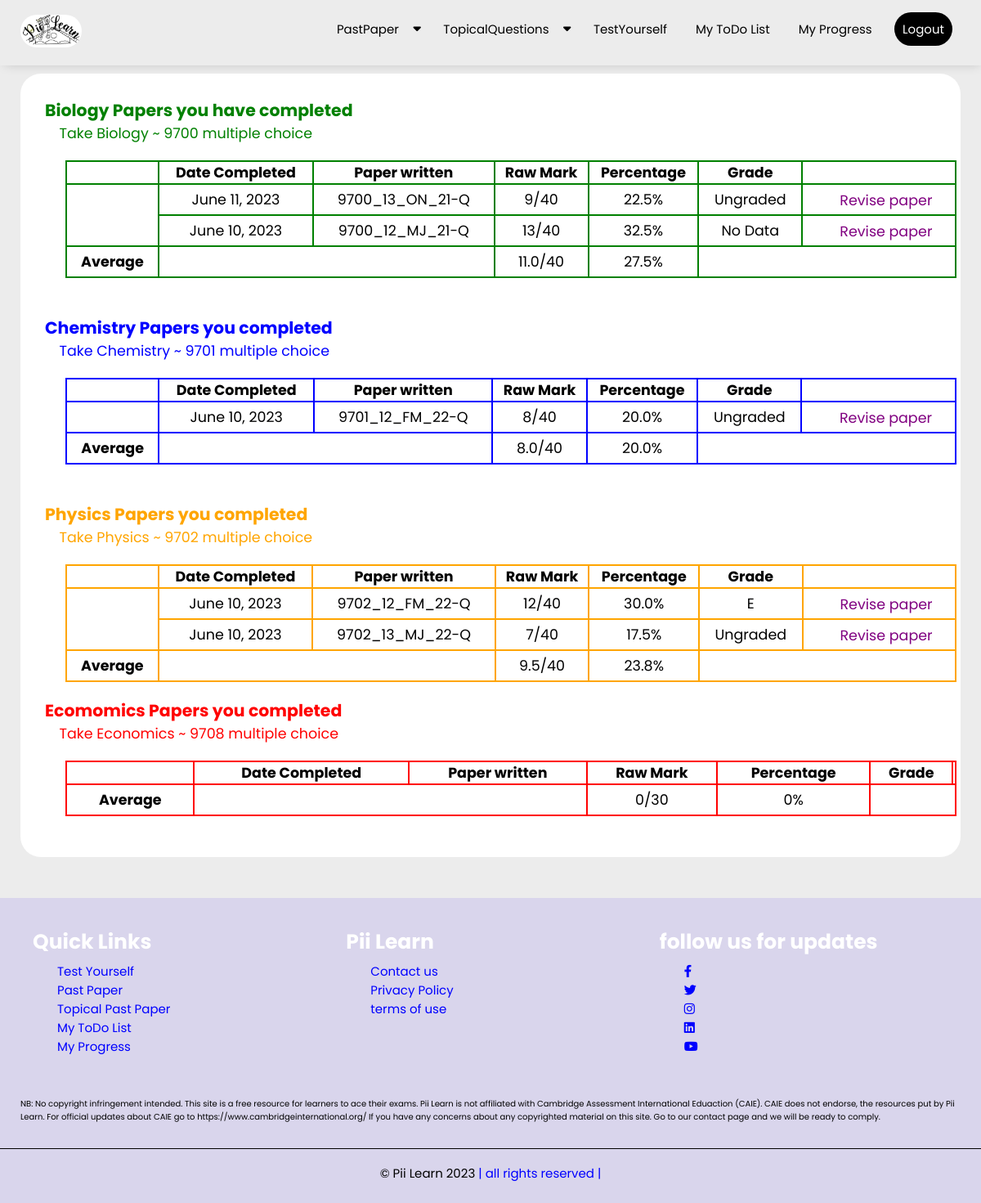
The app's page /my_progress/ (signed in), older data.
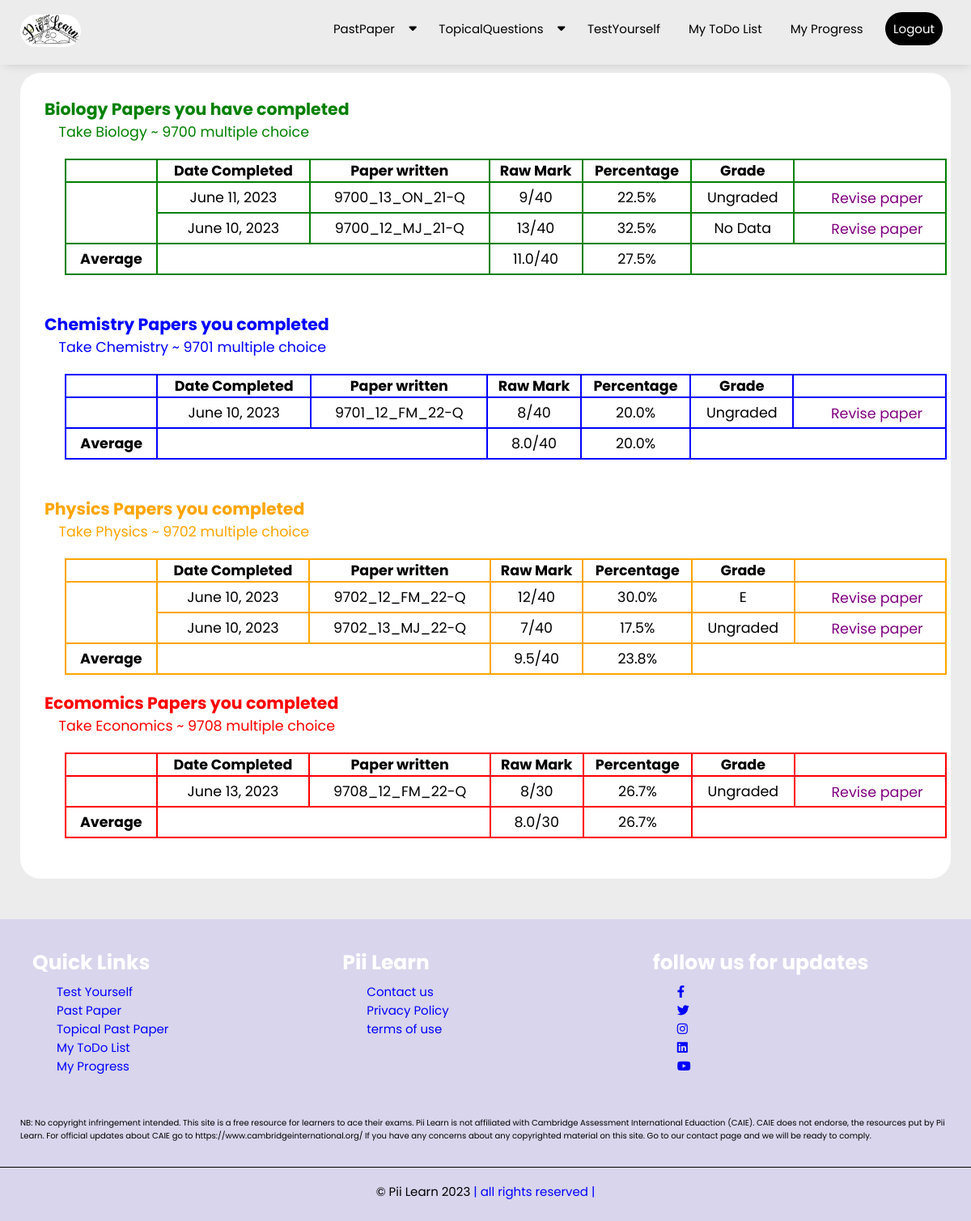
The same page, newer data.
### examsolution/models.py (models this page shows, shortened)
class UserProgressRecord(models.Model):
    user = models.ForeignKey(User,on_delete=models.CASCADE)
    subject_of_paper_written = models.CharField(max_length=200,null=True,blank=True)
    paper_written = models.CharField(max_length=200)
    raw_mark = models.IntegerField(null=True, blank=True)
    percentage = models.CharField(max_length=50,null=True, blank=True)
    letter_grade = models.CharField(max_length=1,null=True, blank=True)
    hours_taken = models.IntegerField(null=True, blank=True)
    minutes_taken = models.IntegerField(null=True, blank=True)
    questions_failed = models.CharField(max_length=2000,null=True, blank=True)
    date_completed = models.DateTimeField(auto_now_add=True)
    subject_of_paper_written = models.CharField(max_length=200,null=True,blank=True)
    user_answer_input = models.CharField(max_length=2000,null=True,blank=True)
    class Meta:
        ordering = ['-date_completed']

### examsolution/views.py (the view)
# urls.py: path('my_progress/', UserProgressList.as_view(),name='my_progress'),
class UserProgressList(LoginRequiredMixin,ListView):
    model = UserProgressRecord
    context_object_name = 'user_past_paper_taken_list'
    template_name ='examsolution/userprogress_list.html'
    def get_context_data(self,**kwargs):
        context = super().get_context_data(**kwargs)
        website_logo = website_pics.objects.get(id=1)
        context['website_logo'] = website_logo
        context['user_past_paper_taken_list'] = context['user_past_paper_taken_list'].filter(user=self.request.user)
        context['bio_user_past_paper_taken_list'] = context['user_past_paper_taken_list'].filter(subject_of_paper_written='Biology ~ 9700')
        context['chem_user_past_paper_taken_list'] = context['user_past_paper_taken_list'].filter(subject_of_paper_written='Chemistry ~ 9701')
        context['phy_user_past_paper_taken_list'] = context['user_past_paper_taken_list'].filter(subject_of_paper_written='Physics ~ 9702')
        context['econ_user_past_paper_taken_list'] = context['user_past_paper_taken_list'].filter(subject_of_paper_written='Economics ~ 9708')
        count = 0
        bio_perce_total = 0
        bio_raw_total = 0
        bio_perce_average = 0
        bio_raw_average = 0
        if context['bio_user_past_paper_taken_list']:
            for each_test in context['bio_user_past_paper_taken_list']:
                count = count + 1
                bio_raw_total = int(each_test.raw_mark) + bio_raw_total
                bio_perce_total = float(each_test.percentage) + bio_perce_total
            bio_perce_average = round(bio_perce_total/count,1)
            bio_raw_average = round(bio_raw_total/count,1)
        count = 0
        chem_perce_total = 0
        chem_raw_total = 0
        chem_perce_average = 0
        chem_raw_average = 0
        if context['chem_user_past_paper_taken_list']:
            for each_test in context['chem_user_past_paper_taken_list']:
                count = count + 1
                chem_raw_total = int(each_test.raw_mark) + chem_raw_total
                chem_perce_total = float(each_test.percentage) + chem_perce_total
            chem_perce_average = round(chem_perce_total/count,1)
            chem_raw_average = round(chem_raw_total/count,1)
        count = 0
        phys_perce_total = 0
        phys_raw_total = 0
        phys_perce_average = 0
        phsy_raw_average = 0
        if context['phy_user_past_paper_taken_list']:
            for each_test in context['phy_user_past_paper_taken_list']:
                count = count + 1
                phys_raw_total = int(each_test.raw_mark) + phys_raw_total
                phys_perce_total = float(each_test.percentage) + phys_perce_total
            phys_perce_average = round(phys_perce_total/count,1)
            phsy_raw_average = round(phys_raw_total/count,1)
        count = 0
        econ_perce_total = 0
        econ_raw_total = 0
        econ_perce_average = 0
        econ_raw_average = 0
        if context['econ_user_past_paper_taken_list']:
            for each_test in context['econ_user_past_paper_taken_list']:
                count = count + 1
                econ_raw_total = int(each_test.raw_mark) + econ_raw_total
                econ_perce_total = float(each_test.percentage) + econ_perce_total
            econ_perce_average = round(econ_perce_total/count,1)
            econ_raw_average = round(econ_raw_total/count,1)
        context['bio_perce_average'] = bio_perce_average
        context['bio_raw_average'] = bio_raw_average
        context['chem_perce_average'] = chem_perce_average
        context['chem_raw_average'] = chem_raw_average
        context['phys_perce_average'] = phys_perce_average
        context['phsy_raw_average'] = phsy_raw_average
        context['econ_perce_average'] = econ_perce_average
        context['econ_raw_average'] = econ_raw_average
        return context

### examsolution/templates/examsolution/userprogress_list.html (shortened to what the changed rows need)
{% extends 'examsolution/base.html' %}
{% load static %}
{% block content %}
<section class="user_progress_tables">
    <div>
        <br>
        {% if bio_user_past_paper_taken_list %}
            <table class="bio_table">
                    <tr>
                        <th></th>
                        <th>Date Completed</th>
                        <th>Paper written</th>
                        <th>Raw Mark</th>
                        <th class="dont_show_scr_small">Percentage</th>
                        <th class="dont_show_scr_small">Grade</th>
                        <th></th>
                    </tr>
                {% for mcq_taken in bio_user_past_paper_taken_list %}
                    <tr>
                        <td></td>
                        <td class="bio_table_td"> {{mcq_taken.date_completed.date}} </td>
                        <td class="bio_table_td"> {{mcq_taken.paper_written}} </td>
                        <td class="bio_table_td"> {{mcq_taken.raw_mark}}/40</td>
                        <td class="bio_table_td" class="dont_show_scr_small"> {{mcq_taken.percentage}}%</td>
                        <td class="bio_table_td" class="dont_show_scr_small"> {% if mcq_taken.letter_grade %} {{mcq_taken.letter_grade}} {% else %}No Data{% endif %}</td>
                        <td class="bio_table_td"><a href="{% url 'examsolution:full_revision_of_written_paper' mcq_taken.paper_written %}">Revise paper</a></td>
                    </tr>
                {% endfor %}
            </table>
        {% else %}
            <p>You haven't completed <strong>Biology ~ 9700</strong> multiple choice past paper on this site</p>
        {% endif %}
    </div>
    <br>
    <div>
        <br>
        {% if chem_user_past_paper_taken_list %}
            <table class="chem_table">
                    <tr>
                        <th></th>
                        <th>Date Completed</th>
                        <th>Paper written</th>
                        <th>Raw Mark</th>
                        <th class="dont_show_scr_small">Percentage</th>
                        <th class="dont_show_scr_small">Grade</th>
                        <th></th>
                    </tr>
                {% for mcq_taken in chem_user_past_paper_taken_list %}
                    <tr>
                        <td></td>
                        <td class="chem_table_td"> {{mcq_taken.date_completed.date}} </td>
                        <td class="chem_table_td"> {{mcq_taken.paper_written}} </td>
                        <td class="chem_table_td"> {{mcq_taken.raw_mark}}/40</td>
                        <td class="chem_table_td" class="dont_show_scr_small"> {{mcq_taken.percentage}}%</td>
                        <td class="chem_table_td" class="dont_show_scr_small"> {% if mcq_taken.letter_grade %} {{mcq_taken.letter_grade}} {% else %}No Data{% endif %}</td>
                        <td class="chem_table_td"><a href="{% url 'examsolution:full_revision_of_written_paper' mcq_taken.paper_written %}">Revise paper</a></td>
                    </tr>
                {% endfor %}
            </table>
        {% else %}
            <p>You haven't completed <strong>Chemistry ~ 9701</strong> multiple choice past paper on this site</p>
        {% endif %}
    </div>
    <br>
    <div>
        <br>
        {% if phy_user_past_paper_taken_list %}
            <table class="phys_table">
                    <tr>
                        <th></th>
                        <th>Date Completed</th>
                        <th>Paper written</th>
                        <th>Raw Mark</th>
                        <th class="dont_show_scr_small">Percentage</th>
                        <th class="dont_show_scr_small">Grade</th>
                        <th></th>
                    </tr>
                {% for mcq_taken in phy_user_past_paper_taken_list %}
                    <tr>
                        <td></td>
                        <td class="phys_table_td"> {{mcq_taken.date_completed.date}} </td>
                        <td class="phys_table_td"> {{mcq_taken.paper_written}} </td>
                        <td class="phys_table_td"> {{mcq_taken.raw_mark}}/40</td>
                        <td class="phys_table_td" class="dont_show_scr_small"> {{mcq_taken.percentage}}%</td>
                        <td class="phys_table_td" class="dont_show_scr_small"> {% if mcq_taken.letter_grade %} {{mcq_taken.letter_grade}} {% else %}No Data{% endif %}</td>
                        <td class="phys_table_td"><a href="{% url 'examsolution:full_revision_of_written_paper' mcq_taken.paper_written %}">Revise paper</a></td>
                    </tr>
                {% endfor %}
            </table>
        {% else %}
            <p>You haven't completed <strong>Physics ~ 9702</strong> multiple choice past paper on this site</p>
        {% endif %}
    </div>
    <div>
        <br>
        {% if phy_user_past_paper_taken_list %}
            <table class="econ_table">
                    <tr>
                        <th></th>
                        <th>Date Completed</th>
                        <th>Paper written</th>
                        <th>Raw Mark</th>
                        <th class="dont_show_scr_small">Percentage</th>
                        <th class="dont_show_scr_small">Grade</th>
                        <th></th>
                    </tr>
                {% for mcq_taken in econ_user_past_paper_taken_list %}
                    <tr>
                        <td></td>
                        <td class="econ_table_td"> {{mcq_taken.date_completed.date}} </td>
                        <td class="econ_table_td"> {{mcq_taken.paper_written}} </td>
                        <td class="econ_table_td"> {{mcq_taken.raw_mark}}/30</td>
                        <td class="econ_table_td" class="dont_show_scr_small"> {{mcq_taken.percentage}}%</td>
                        <td class="econ_table_td" class="dont_show_scr_small"> {% if mcq_taken.letter_grade %} {{mcq_taken.letter_grade}} {% else %}No Data{% endif %}</td>
                        <td class="econ_table_td"><a href="{% url 'examsolution:full_revision_of_written_paper' mcq_taken.paper_written %}">Revise paper</a></td>
                    </tr>
                {% endfor %}
                    <tr>
                        <td class="econ_table_td"><strong>Average</strong></td>
                        <td></td>
                        <td></td>
                        <td class="econ_table_td"> {{econ_raw_average}}/30 </td>
                        <td class="econ_table_td"> {{econ_perce_average}}% </td>
                    </tr>
            </table>
        {% else %}
            <p>You haven't completed <strong>Economics ~ 9708</strong> multiple choice past paper on this site</p>
        {% endif %}
    </div>
</section>
{% endblock content %}

Row changes from the older to the newer data that the page shows:
added UserProgressRecord: date_completed "June 13, 2023", paper_written "9708_12_FM_22-Q", raw_mark "8", percentage "26.7", letter_grade "Ungraded", shown under "Ecomomics Papers you completed"
Text that changed along with them:
{{ econ_raw_average }}: "0" → "8.0"
{{ econ_perce_average }}: "0" → "26.7"
